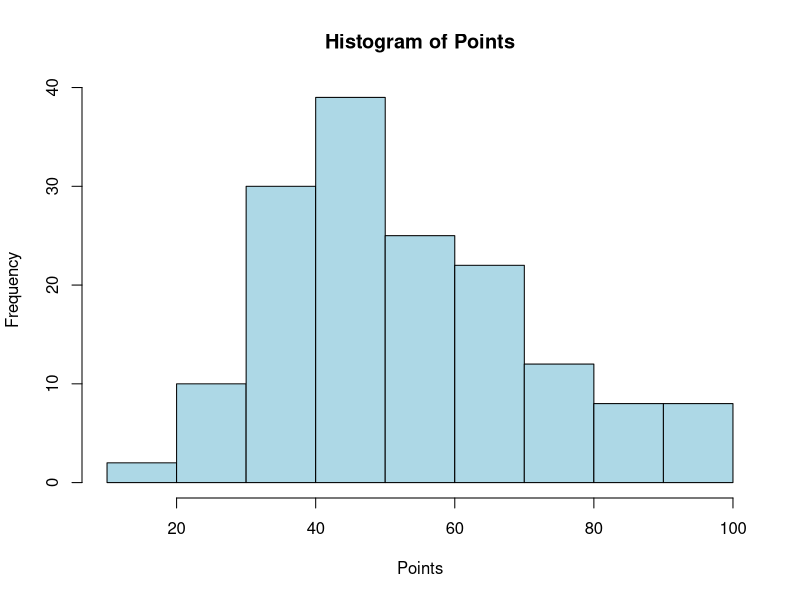
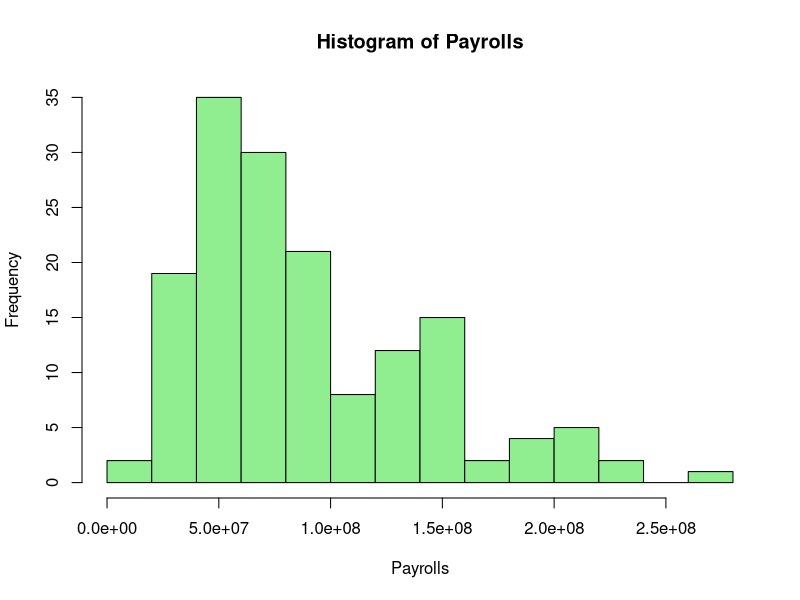
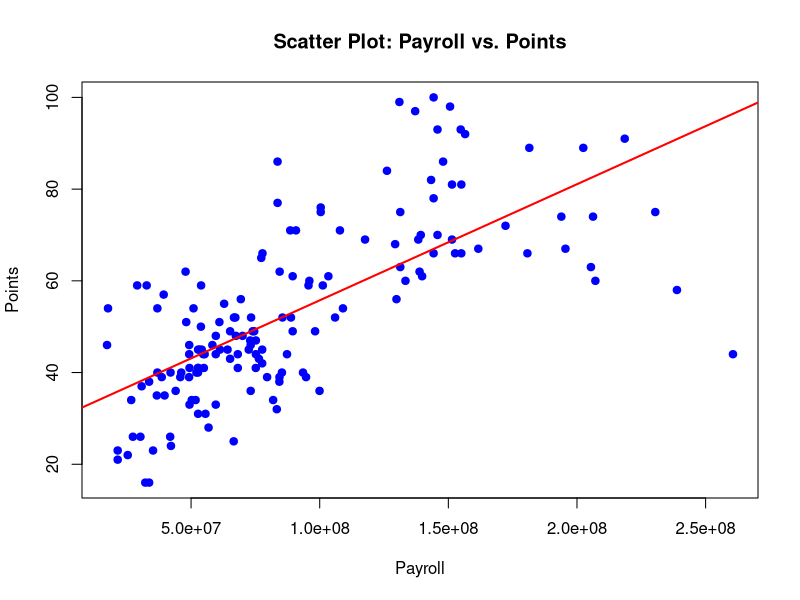

Recreate these plots in R, in order.
# Set directories
setwd("~/path/to/Raw data.csv")
ptsData <- read.csv("Raw data.csv")

# Summarize the data
summary(ptsData[, c("payroll", "pts")])

# Draw histograms for points and payroll
hist(ptsData$pts, main = "Histogram of Points", xlab = "Points", ylab = "Frequency", col = "lightblue", border = "black")
hist(ptsData$payroll, main = "Histogram of Payrolls", xlab = "Payrolls", ylab = "Frequency", col = "lightgreen", border = "black")

# Split into two groups: low payroll and high payroll
high_payroll <- ptsData[ptsData$status == 1, ]
low_payroll <- ptsData[ptsData$status == 0, ]

# Summarize the points of each group
summary(high_payroll$pts)
summary(low_payroll$pts)

# Two sample t-test. Execute "t_test_result" (one-sided) and "t_test_result2" (two-sided) to see the result.
t_test_result <- t.test(high_payroll$pts, low_payroll$pts, alternative = "greater", var.equal = TRUE)
t_test_result2 <- t.test(high_payroll$pts, low_payroll$pts, alternative = "two.sided", var.equal = TRUE)

# Draw the graph of Payroll vs. Points + Linear regression line
plot(ptsData$payroll, ptsData$pts, main = "Scatter Plot: Payroll vs. Points", xlab = "Payroll", ylab = "Points", pch = 19, col = "blue")
abline(lm(pts ~ payroll, data = ptsData), col = "red", lwd = 2)

# Simple linear regression. Execute "lm_result" to see the coefficients for the regression line
lm_result <- lm(pts ~ payroll, data = ptsData)

